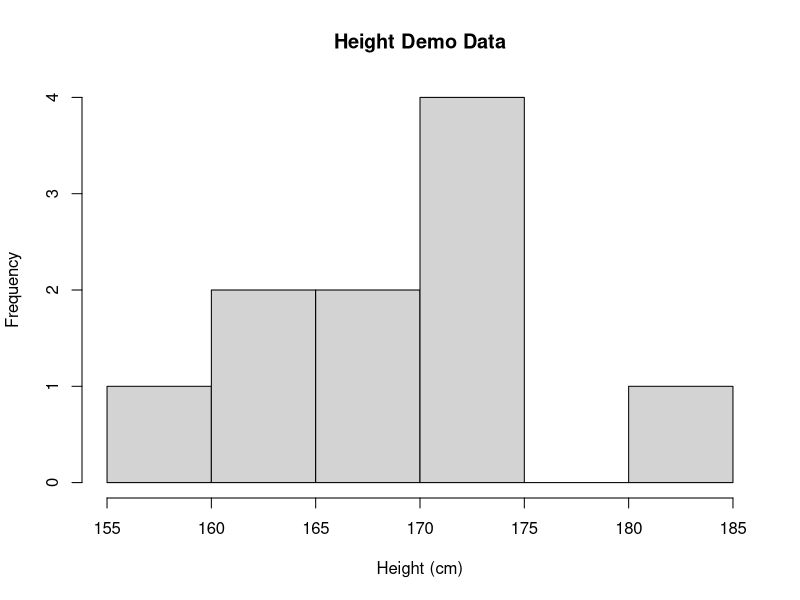
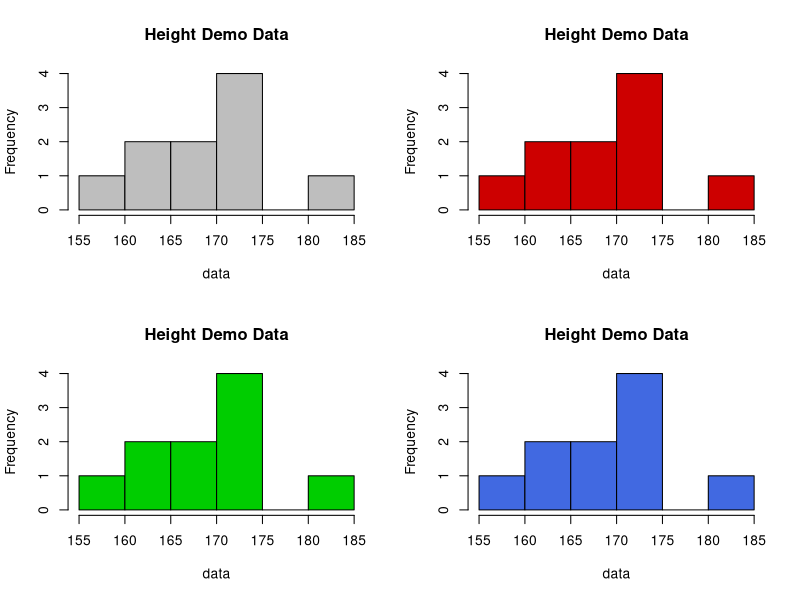
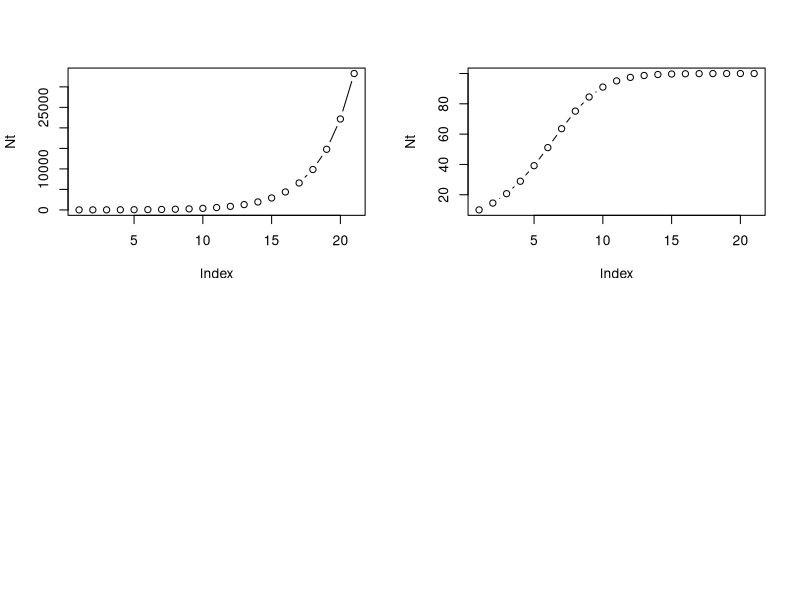

Write R code to recreate these figures, in order.
## ---- chunk 1
knitr::opts_chunk$set(echo=TRUE,
	             cache=TRUE,
               prompt=FALSE,
               tidy=TRUE,
               comment=NA,
               message=FALSE,
               warning=FALSE)
## ---- chunk 2
1+1
10/2
5*5
print("Hello World")
## ---- chunk 3
a <- 10
b <- 5
a/b
## ---- chunk 4
#### Input data
num <- 10
chr <- "ABCDE"
vec <- c(1, 2, 3, 4, 5, 6)
lev <- factor(vec, levels=c(1,2,3,4,5,6))
mat <- matrix(vec, ncol=3)
lst <- list(mat1=mat, mat2=mat)
dat <- data.frame(mat)

# Show data type
class(num)
class(chr)
class(vec)
class(lev)
class(mat); class(lst); class(dat)

# Convert data type
num_chr <- as.character(num)
num_vec <- as.vector(num)
vec_mat <- as.matrix(vec)
dat_mat <- as.matrix(dat)
## ---- chunk 5
data <- c(173, 167, 164, 174, 169, 174, 181, 162, 175, 155)
## ---- chunk 6
summary(data)
mean(data)
median(data)
## ---- chunk 7
# Create a histogram
hist(data, main="Height Demo Data", xlab="Height (cm)", ylab="Frequency")
## ---- chunk 8
par(mfrow = c(2,2))
hist(data, main="Height Demo Data", col="grey")
hist(data, main="Height Demo Data", col="red3")
hist(data, main="Height Demo Data", col="green3")
hist(data, main="Height Demo Data", col="royalblue")
## ---- chunk 9
# Prepare each species abundance
rabit <- c(7, 10, 5, 8)
horse <- c(3, 0, 3, 1)
wolf <- c(0, 0, 2, 1)

# Generate data frame
df <- data.frame(sp1 = rabit, sp2 = horse, sp3 = wolf)
## ---- chunk 10
richness <- rowSums(df > 0)
## ---- chunk 11
# Calculate relative abundance
rel_df <- df/rowSums(df)

# Calculate Shannon index
## Community 1
### Simple summation
Sha_com1 <- - (( rel_df[1,1] * log(rel_df[1,1]) ) + ( rel_df[1,2] * log(rel_df[1,2]) ))

### For loop
Sha_com1 <- 0
for(i in 1:2) {
  Sha_com1 <- Sha_com1 - ( rel_df[1,i] * log(rel_df[1,i]) )
}

## Community 2
Sha_com2 <- - (rel_df[2,1] * log(rel_df[2,1]))

## Community 3
Sha_com3 <- 0
for(i in 1:3) {
  Sha_com3 <- Sha_com3 - (rel_df[3,i] * log(rel_df[3,i]))
}

## Community 4
Sha_com4 <- 0
for(i in 1:3) {
  Sha_com4 <- Sha_com4 - ( rel_df[4,i] * log(rel_df[4,i]) )
}

# Show all
Sha_com1; Sha_com2; Sha_com3; Sha_com4
## ---- chunk 12
## Community 1
simp_com1 <- 1 - sum(rel_df[1,]^2)
## Community 2
simp_com2 <- 1 - sum(rel_df[2,]^2)
## Community 3
simp_com3 <- 1 - sum(rel_df[3,]^2)
## Community 4
simp_com4 <- 1 - sum(rel_df[4,]^2)

# Show all
simp_com1; simp_com2; simp_com3; simp_com4
## ---- chunk 13
# Initial abundance
N0 <- 10

# Growth rate
r <- 0.5

# Set time limit
t_max <- 20

# Prepare an object that stores results
Nt <- rep(0, t_max)

# Growth model
Nt[1] <- N0
for (t in 1:t_max) {
  Nt[t+1] <- Nt[t] + r*Nt[t]
}

# Visualize the result
plot(Nt, type = "b")
## ---- chunk 14
# Initial abundance
N0 <- 10

# Growth rate
r <- 0.5

# Carrying Capacity
K <- 100

# Set time limit
t_max <- 20

# Prepare an object that stores results
Nt <- rep(0, t_max)

# Growth model
Nt[1] <- N0
for (t in 1:t_max) {
  Nt[t+1] <- Nt[t] + r*Nt[t]*(1-Nt[t]/K)
}

# Visualize the result
plot(Nt, type = "b")
